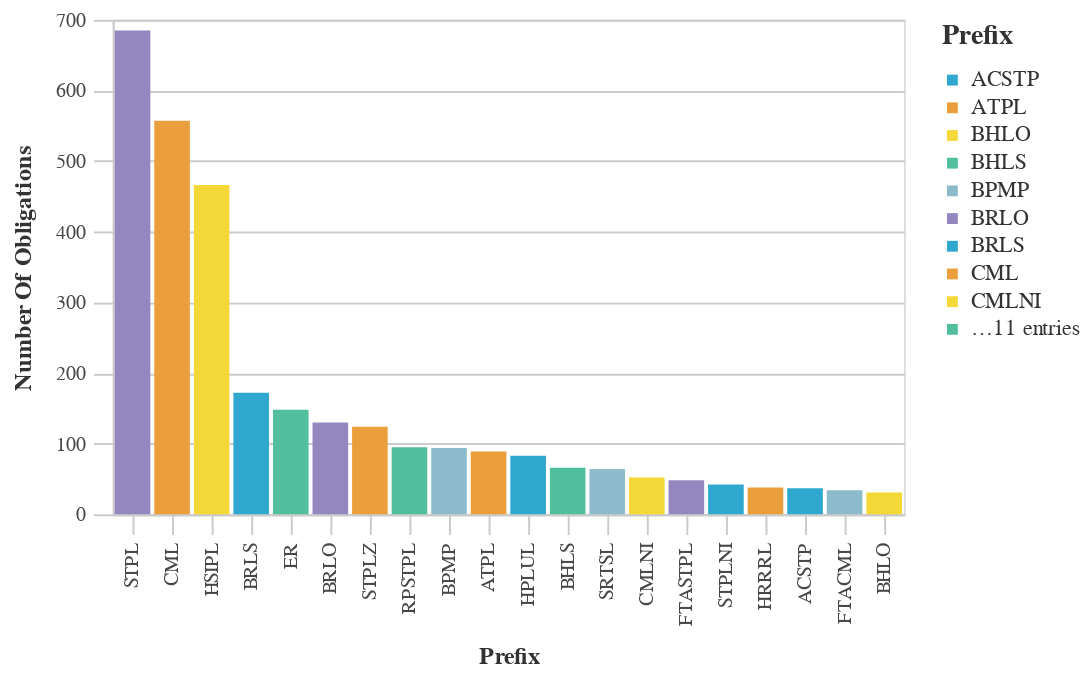

Write notebook code for a chart like this one.
### Markdown cell above
### Most Used Prefix Codes

### Code cell
#Bar chart with the Most Used Prefix Counts
chart_df = (df_top>>filter(_.variable=='prefix')).rename(columns={"value":"Prefix",
                                 "count":"Number of Obligations"})
chart9= (_dla_utils.basic_bar_chart_no_save(chart_df, 'Prefix', 'Number of Obligations', 'Prefix', district))
    

display(chart9)

### Figure 1 — Vega-Lite specification as saved in the notebook (floating-point values rounded to 4 significant figures)
{"config": {"view": {"continuousWidth": 400, "continuousHeight": 300}, "axis": {"domainColor": "#cbcbcb", "grid": true, "gridColor": "#cbcbcb", "gridWidth": 1, "labelColor": "#474747", "labelFont": "Nunito Sans", "labelFontSize": 10, "labelPadding": 4, "tickColor": "#cbcbcb", "tickSize": 10, "titleColor": "#333", "titleFont": "Raleway", "titleFontSize": 12, "titlePadding": 10}, "axisBand": {"grid": false}, "background": "white", "font": "Raleway", "header": {"labelFont": "Nunito Sans", "titleFont": "Raleway"}, "legend": {"labelColor": "#333", "labelFont": "Nunito Sans", "labelFontSize": 11, "labelLimit": 0, "padding": 1, "symbolSize": 30, "symbolType": "square", "titleColor": "#333", "titleFont": "Raleway", "titleFontSize": 14, "titlePadding": 10}, "title": {"anchor": "middle", "font": "Raleway", "fontSize": 18, "fontWeight": 300, "offset": 20}}, "data": {"name": "data-1e184ce015ae8673093cd51d69b46664"}, "mark": "bar", "encoding": {"color": {"field": "Prefix", "legend": {"symbolLimit": 10, "title": "Prefix"}, "scale": {"range": ["#2EA8CE", "#EB9F3C", "#F4D837", "#51BF9D", "#8CBCCB", "#9487C0"]}, "type": "nominal"}, "tooltip": [{"field": "Prefix", "type": "nominal"}, {"field": "Number of Obligations", "type": "quantitative"}], "x": {"field": "Prefix", "sort": "-y", "title": "Prefix", "type": "nominal"}, "y": {"field": "Number of Obligations", "title": "Number Of Obligations", "type": "quantitative"}}, "height": 250, "width": 400, "$schema": "https://vega.github.io/schema/vega-lite/v4.17.0.json", "datasets": {"data-1e184ce015ae8673093cd51d69b46664": [{"Prefix": "STPL", "Number of Obligations": 685, "variable": "prefix"}, {"Prefix": "CML", "Number of Obligations": 557, "variable": "prefix"}, {"Prefix": "HSIPL", "Number of Obligations": 466, "variable": "prefix"}, {"Prefix": "BRLS", "Number of Obligations": 172, "variable": "prefix"}, {"Prefix": "ER", "Number of Obligations": 148, "variable": "prefix"}, {"Prefix": "BRLO", "Number of Obligations": 130, "variable": "prefix"}, {"Prefix": "STPLZ", "Number of Obligations": 124, "variable": "prefix"}, {"Prefix": "RPSTPL", "Number of Obligations": 95, "variable": "prefix"}, {"Prefix": "BPMP", "Number of Obligations": 94, "variable": "prefix"}, {"Prefix": "ATPL", "Number of Obligations": 89, "variable": "prefix"}, {"Prefix": "HPLUL", "Number of Obligations": 83, "variable": "prefix"}, {"Prefix": "BHLS", "Number of Obligations": 66, "variable": "prefix"}, {"Prefix": "SRTSL", "Number of Obligations": 64, "variable": "prefix"}, {"Prefix": "CMLNI", "Number of Obligations": 52, "variable": "prefix"}, {"Prefix": "FTASTPL", "Number of Obligations": 48, "variable": "prefix"}, {"Prefix": "STPLNI", "Number of Obligations": 42, "variable": "prefix"}, {"Prefix": "HRRRL", "Number of Obligations": 38, "variable": "prefix"}, {"Prefix": "ACSTP", "Number of Obligations": 37, "variable": "prefix"}, {"Prefix": "FTACML", "Number of Obligations": 34, "variable": "prefix"}, {"Prefix": "BHLO", "Number of Obligations": 31, "variable": "prefix"}]}}
